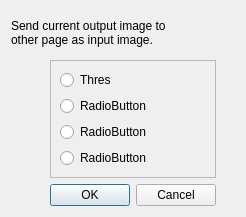
<?xml version="1.0" encoding="UTF-8"?>
<ui version="4.0">
 <class>Dialog</class>
 <widget class="QDialog" name="Dialog">
  <property name="geometry">
   <rect>
    <x>0</x>
    <y>0</y>
    <width>246</width>
    <height>217</height>
   </rect>
  </property>
  <property name="windowTitle">
   <string>Dialog</string>
  </property>
  <layout class="QGridLayout" name="gridLayout" rowstretch="2,5,1" columnstretch="1,1,1,1">
   <item row="0" column="0" colspan="4">
    <widget class="QLabel" name="label">
     <property name="font">
      <font>
       <pointsize>9</pointsize>
       <weight>50</weight>
       <bold>false</bold>
      </font>
     </property>
     <property name="text">
      <string>Send current output image to 
other page as input image.</string>
     </property>
    </widget>
   </item>
   <item row="1" column="0">
    <spacer name="horizontalSpacer">
     <property name="orientation">
      <enum>Qt::Horizontal</enum>
     </property>
     <property name="sizeHint" stdset="0">
      <size>
       <width>0</width>
       <height>20</height>
      </size>
     </property>
    </spacer>
   </item>
   <item row="1" column="3">
    <spacer name="horizontalSpacer_2">
     <property name="orientation">
      <enum>Qt::Horizontal</enum>
     </property>
     <property name="sizeHint" stdset="0">
      <size>
       <width>0</width>
       <height>20</height>
      </size>
     </property>
    </spacer>
   </item>
   <item row="1" column="2">
    <widget class="QFrame" name="frame">
     <property name="frameShape">
      <enum>QFrame::StyledPanel</enum>
     </property>
     <property name="frameShadow">
      <enum>QFrame::Raised</enum>
     </property>
     <layout class="QVBoxLayout" name="verticalLayout">
      <item>
       <widget class="QRadioButton" name="radioButton">
        <property name="text">
         <string>Thres</string>
        </property>
       </widget>
      </item>
      <item>
       <widget class="QRadioButton" name="radioButton_2">
        <property name="text">
         <string>RadioButton</string>
        </property>
       </widget>
      </item>
      <item>
       <widget class="QRadioButton" name="radioButton_3">
        <property name="text">
         <string>RadioButton</string>
        </property>
       </widget>
      </item>
      <item>
       <widget class="QRadioButton" name="radioButton_4">
        <property name="text">
         <string>RadioButton</string>
        </property>
       </widget>
      </item>
     </layout>
    </widget>
   </item>
   <item row="2" column="2">
    <widget class="QDialogButtonBox" name="buttonBox">
     <property name="orientation">
      <enum>Qt::Horizontal</enum>
     </property>
     <property name="standardButtons">
      <set>QDialogButtonBox::Cancel|QDialogButtonBox::Ok</set>
     </property>
    </widget>
   </item>
  </layout>
 </widget>
 <resources/>
 <connections>
  <connection>
   <sender>buttonBox</sender>
   <signal>accepted()</signal>
   <receiver>Dialog</receiver>
   <slot>accept()</slot>
   <hints>
    <hint type="sourcelabel">
     <x>248</x>
     <y>254</y>
    </hint>
    <hint type="destinationlabel">
     <x>157</x>
     <y>274</y>
    </hint>
   </hints>
  </connection>
  <connection>
   <sender>buttonBox</sender>
   <signal>rejected()</signal>
   <receiver>Dialog</receiver>
   <slot>reject()</slot>
   <hints>
    <hint type="sourcelabel">
     <x>316</x>
     <y>260</y>
    </hint>
    <hint type="destinationlabel">
     <x>286</x>
     <y>274</y>
    </hint>
   </hints>
  </connection>
 </connections>
</ui>
